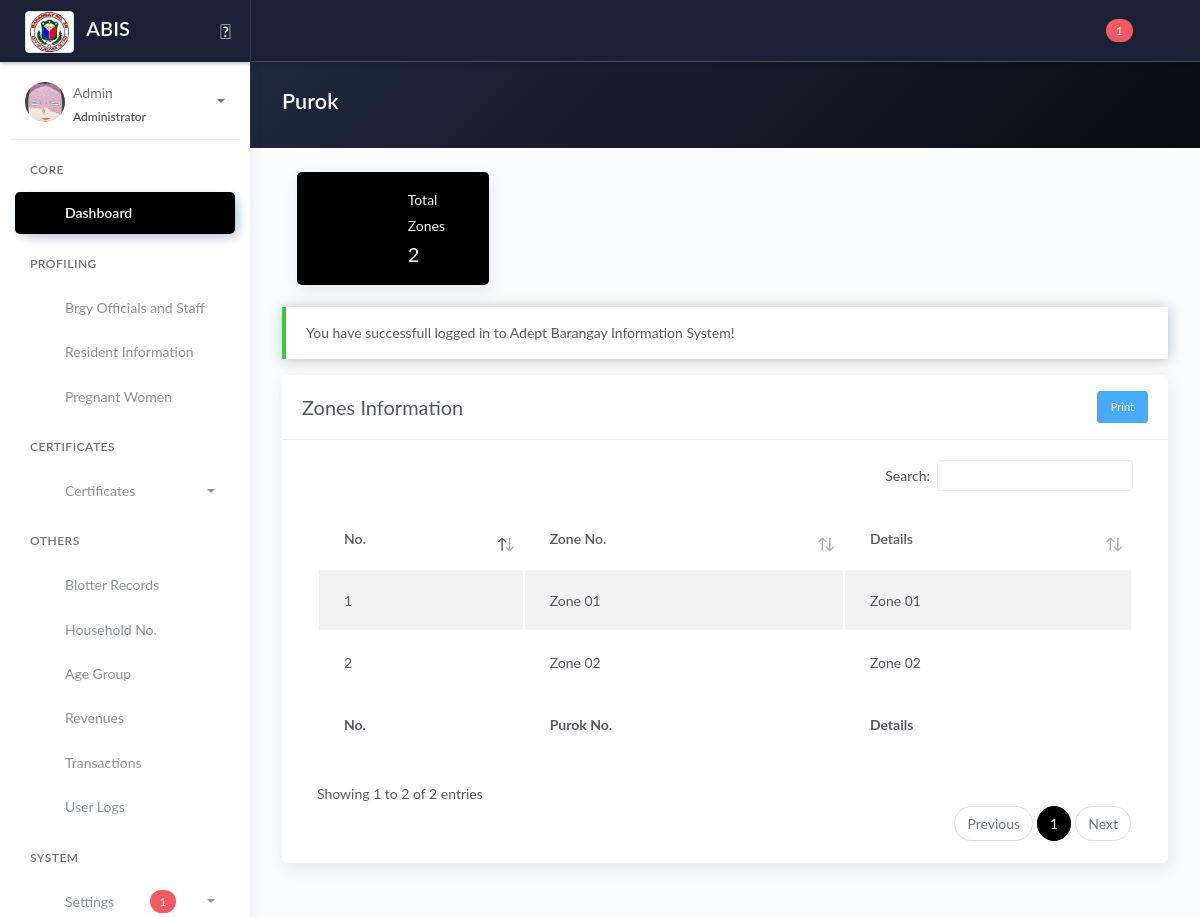
The app's page /purok_info.php?state=purok (signed in), older data.
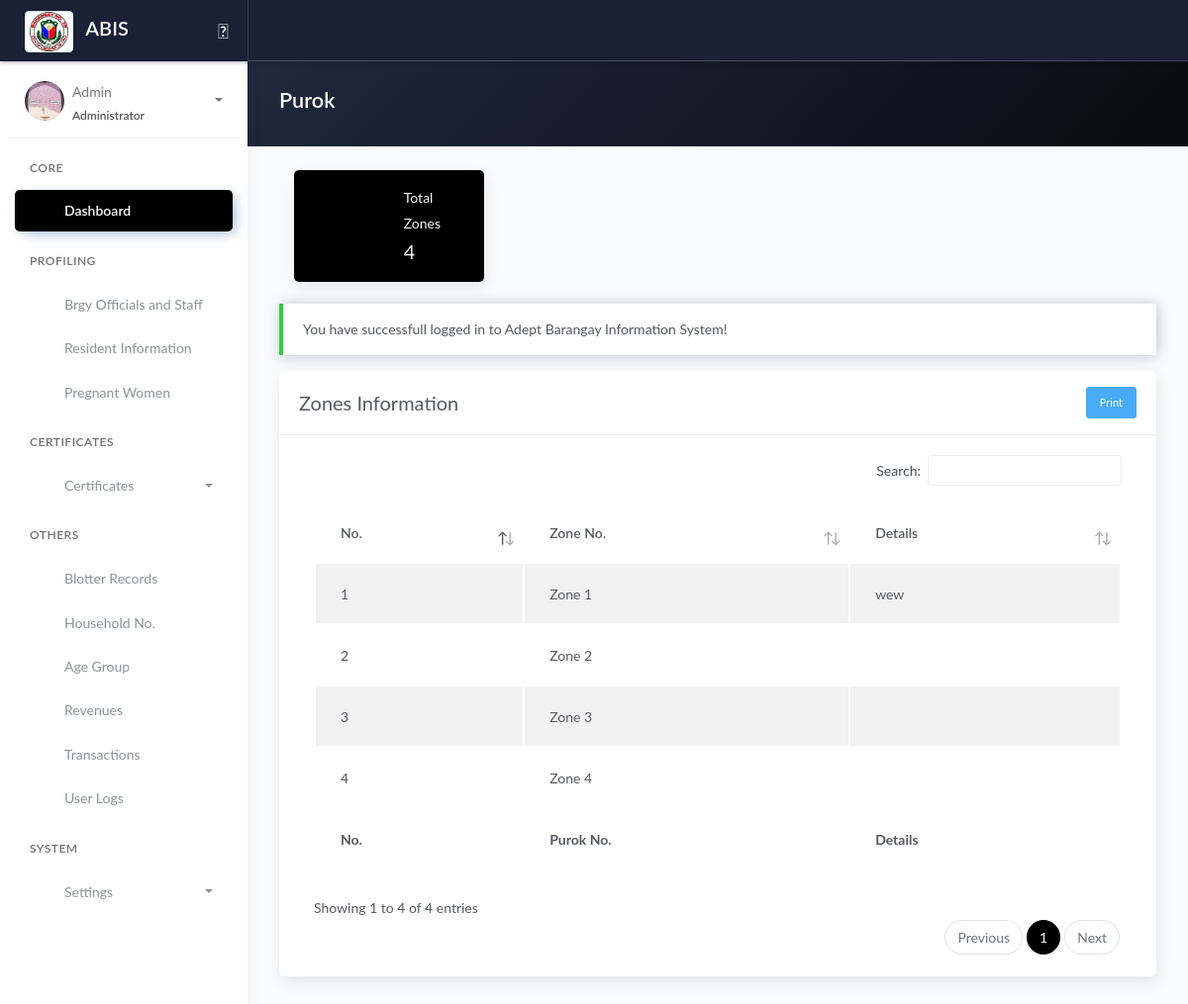
The same page, newer data.
### tables this page shows
CREATE TABLE `tblpurok` (
  `id_purok` int(11) NOT NULL,
  `purok_name` varchar(255) DEFAULT NULL,
  `purok_details` text DEFAULT NULL
);

### model/fetch_support.php (called while the page is built)
<?php
$querySupport = "SELECT * FROM tbl_support WHERE `status_support` = 'pending'";
$resultSupport = $conn->query($querySupport)->num_rows;

### purok_info.php (the view, shortened to what the changed rows need)
<?php include 'server/server.php' ?>
<?php
$state = $_GET['state'];
$purok = array();
if ($state == 'purok') {
    $query = "SELECT * FROM tblpurok ORDER BY `purok_name`";
    $result = $conn->query($query);
    while ($row = $result->fetch_assoc()) {
        $purok[] = $row;
    }
} else {
    $query = "SELECT * FROM tblprecinct";
    $result = $conn->query($query);
    while ($row = $result->fetch_assoc()) {
        $purok[] = $row;
    }
}
?>
<!DOCTYPE html>
<html lang="en">
<head>
    <?php include 'templates/header.php' ?>
</head>
<body>
    <div class="wrapper">
        <?php include 'templates/main-header.php' ?>
        <?php include 'templates/sidebar.php' ?>
        <div class="main-panel">
            <div class="content">
                <div class="panel-header bg-dark-gradient">
                    <div class="page-inner">
                        <div class="d-flex align-items-left align-items-md-center flex-column flex-md-row">
                            <div>
                                <h2 class="text-white fw-bold"><?= $state == 'purok' ? 'Purok' : 'Precint' ?></h2>
                            </div>
                        </div>
                    </div>
                </div>
                <div class="page-inner">
                    <div class="col-md-3">
                        <div class="card card-stats card-round" style="<?= $state == 'purok' ? 'background-color:black; color:white' : 'background-color:black; color:white' ?>">
                            <div class="card-body">
                                <div class="row">
                                    <div class="col-6 col-stats ">
                                        <div class="numbers">
                                            <p class="card-category text-light"><?= $state == 'purok' ? 'Total Zones' : 'Total Precint' ?></p>
                                            <h4 class="card-title text-light"><?= number_format(count($purok)) ?></h4>
                                        </div>
                                    </div>
                                </div>
                            </div>
                        </div>
                    </div>
                    <div class="row mt--2">
                        <div class="col">
                            <div class="card">
                                <div class="card-body">
                                    <div class="table-responsive">
                                        <table id="puroktable" class="table table-striped">
                                            <thead>
                                                <tr>
                                                    <th scope="col">No.</th>
                                                    <th scope="col"><?= $state == 'purok' ? 'Zone No.' : 'Precint No.' ?></th>
                                                    <th scope="col">Details</th>
                                                </tr>
                                            </thead>
                                            <tbody>
                                                <?php if (!empty($purok)) : ?>
                                                    <?php $no = 1;
                                                    foreach ($purok as $row) : ?>
                                                        <tr>
                                                            <td><?= $no ?></td>
                                                            <td><?= $state != 'purok' ? $row['precinct'] : $row['purok_name'] ?></td>
                                                            <td><?= $row['purok_details'] ?></td>
                                                        </tr>
                                                    <?php $no++;
                                                    endforeach ?>
                                                <?php else : ?>
                                                    <tr>
                                                        <td colspan="4" class="text-center">No Available Data</td>
                                                    </tr>
                                                <?php endif ?>
                                            </tbody>
                                            <tfoot>
                                                <tr>
                                                    <th scope="col">No.</th>
                                                    <th scope="col"><?= $state == 'purok' ? 'Purok No.' : 'Precint No.' ?></th>
                                                    <th scope="col">Details</th>
                                                </tr>
                                            </tfoot>
                                        </table>
                                    </div>
                                </div>
                            </div>
                        </div>
                    </div>
                </div>
            </div>
        </div>
    </div>
    <?php include 'templates/footer.php' ?>
    <link rel="stylesheet" type="text/css" href="https://cdn.datatables.net/v/bs5/jszip-2.5.0/dt-1.13.1/b-2.3.3/b-html5-2.3.3/b-print-2.3.3/datatables.min.css" />
</body>
</html>

### templates/main-header.php (shortened to what the changed rows need)
<?php include 'model/fetch_support.php' ?>
<div class="main-header">
    <nav class="navbar navbar-header navbar-expand-lg bg-dark">
        <div class="container-fluid">
            <ul class="navbar-nav topbar-nav ml-md-auto align-items-center">
                <?php if ($_SESSION['role'] == 'administrator') : ?>
                    <li class="nav-item dropdown hidden-caret">
                        <a class="nav-link dropdown-toggle" href="#" id="messageDropdown" role="button" data-toggle="dropdown" aria-haspopup="true" aria-expanded="false">
                            <?php if ($resultSupport > 0) : ?>
                                <i class="icon-bell"></i> <span class="badge badge-danger"><?= number_format($resultSupport) ?></span>
                            <?php else : ?>
                                <i class="icon-bell"></i> <span class="badge badge-danger"></span>
                            <?php endif ?>
                        </a>
                    </li>
                <?php endif ?>
            </ul>
        </div>
    </nav>
</div>

### templates/sidebar.php (shortened to what the changed rows need)
<?php
function PageName()
{
    return substr($_SERVER["SCRIPT_NAME"], strrpos($_SERVER["SCRIPT_NAME"], "/") + 1);
}
$current_page = PageName();
?>
<?php include 'model/fetch_support.php' ?>
<div class="sidebar sidebar-style-2">
    <div class="sidebar-wrapper scrollbar scrollbar-inner">
        <div class="sidebar-content">
            <ul class="nav nav-primary">
                <?php
                $query_zone = "SELECT * FROM tblpurok";
                $count_zone = $conn->query($query_zone)->num_rows;
                $query_householdnumber = "SELECT * FROM tbl_household";
                $count_householdnumber = $conn->query($query_householdnumber)->num_rows;
                $query_org = "SELECT * FROM tbl_org";
                $count_org = $conn->query($query_org)->num_rows;
                $query_position = "SELECT * FROM tblposition";
                $count_position = $conn->query($query_position)->num_rows;
                $query_chairmanship = "SELECT * FROM tblchairmanship";
                $count_chairmanship = $conn->query($query_chairmanship)->num_rows;
                $query_noc = "SELECT * FROM tbl_nature_of_case";
                $count_noc = $conn->query($query_noc)->num_rows;
                ?>
                <?php if ($count_zone == 0 || $count_householdnumber == 0 || $count_org == 0 || $count_position == 0 || $count_chairmanship == 0 || $count_noc == 0) : ?>
                    <?php if ($_SESSION['role'] == 'administrator') : ?>
                        <li class="nav-item <?= $current_page == 'organization_or_association.php' || $current_page == 'purok.php' || $current_page == 'position.php' || $current_page == 'chairmanship.php' || $current_page == 'precinct.php' || $current_page == 'users.php' || $current_page == 'support.php' || $current_page == 'backup.php' || $current_page == 'nature_of_case.php' || $current_page == 'household_number.php' ? 'active' : null ?>">
                            <a href="#settings" data-toggle="collapse" class="collapsed" aria-expanded="false">
                                <i class="icon-wrench"></i>
                                <p>Settings</p>
                                <span class="caret"></span>
                            </a>
                            <div class="collapse <?= $current_page == 'purok.php' || $current_page == 'household_number.php' || $current_page == 'organization_or_association.php' || $current_page == 'nature_of_case.php' || $current_page == 'position.php'  || $current_page == 'precinct.php' || $current_page == 'chairmanship.php' || $current_page == 'users.php' || $current_page == 'support.php' || $current_page == 'backup.php' || $current_page == 'nature_of_case.php' ? 'show' : null ?>" id="settings">
                                <ul class="nav nav-collapse">
                                    <li>
                                        <a href="#restore" data-toggle="modal">
                                            <span class="sub-item">Restore</span>
                                        </a>
                                    </li>
                                </ul>
                            </div>
                        </li>
                    <?php endif; ?>
                <?php else : ?>
                    <?php if (isset($_SESSION['username']) && $_SESSION['role'] == 'administrator') : ?>
                        <li class="nav-item <?= $current_page == 'organization_or_association.php' || $current_page == 'purok.php' || $current_page == 'position.php' || $current_page == 'chairmanship.php' || $current_page == 'precinct.php' || $current_page == 'users.php' || $current_page == 'support.php' || $current_page == 'backup.php' || $current_page == 'nature_of_case.php' || $current_page == 'officials_archives.php' || $current_page == 'household_number.php' ? 'active' : null ?>">
                            <a href="#settings" data-toggle="collapse" class="collapsed" aria-expanded="false">
                                <p>Settings</p>
                                <?php if ($resultSupport > 0) : ?>
                                    <span class="badge badge-danger"><?= number_format($resultSupport) ?></span>
                                <?php endif ?>
                                <span class="caret"></span>
                            </a>
                        </li>
                    <?php endif; ?>
                <?php endif; ?>
            </ul>
        </div>
    </div>
</div>

Row changes from the older to the newer data that the page shows:
changed tblpurok: purok_name "Zone 01" → "Zone 1"; purok_details "Zone 01" → "wew"
changed tblpurok: purok_name "Zone 02" → "Zone 2"; purok_details "Zone 02" → (not shown)
added tblpurok: purok_name "Zone 3"
added tblpurok: purok_name "Zone 4"
Text that changed along with them:
count($purok): "2" → "4"
text written by a page script: "Search: Showing 1 to 2 of 2 entries Previous 1 Next" → "Search: Showing 1 to 4 of 4 entries Previous 1 Next"
$resultSupport: "1" → (not shown)
